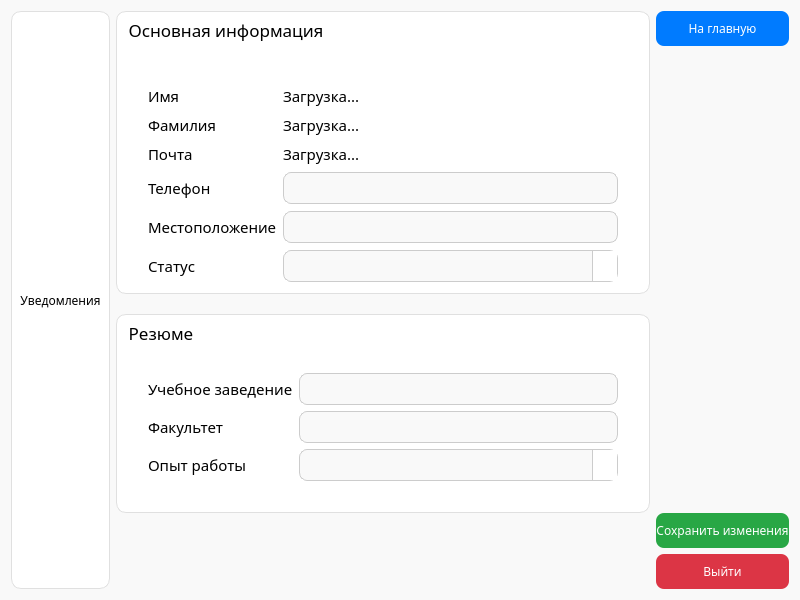
<?xml version="1.0" encoding="UTF-8"?>
<ui version="4.0">
 <class>ProfilePageForEmployer</class>
 <widget class="QWidget" name="ProfilePageForEmployer">
  <property name="geometry">
   <rect>
    <x>0</x>
    <y>0</y>
    <width>800</width>
    <height>600</height>
   </rect>
  </property>
  <property name="windowTitle">
   <string>Form</string>
  </property>
  <property name="styleSheet">
   <string notr="true">QWidget {
	
	background-color: rgb(249, 249, 249);
}</string>
  </property>
  <layout class="QGridLayout" name="gridLayout_4">
   <item row="0" column="0">
    <layout class="QGridLayout" name="gridLayout_3">
     <item row="0" column="0">
      <widget class="QWidget" name="notificationsWidget" native="true">
       <property name="styleSheet">
        <string notr="true">QWidget {
    border: 1px solid #e0e0e0;
	border-radius: 10px;
    background-color: white;
}
</string>
       </property>
       <layout class="QVBoxLayout" name="verticalLayout">
        <item>
         <spacer name="verticalSpacer_2">
          <property name="orientation">
           <enum>Qt::Orientation::Vertical</enum>
          </property>
          <property name="sizeHint" stdset="0">
           <size>
            <width>20</width>
            <height>40</height>
           </size>
          </property>
         </spacer>
        </item>
        <item>
         <widget class="QLabel" name="notificationsLabel">
          <property name="font">
           <font>
            <family>Golos Text</family>
           </font>
          </property>
          <property name="styleSheet">
           <string notr="true">QLabel {
	border: none;
	color: black;
}</string>
          </property>
          <property name="text">
           <string>Уведомления</string>
          </property>
          <property name="alignment">
           <set>Qt::AlignmentFlag::AlignCenter</set>
          </property>
         </widget>
        </item>
        <item>
         <spacer name="verticalSpacer">
          <property name="orientation">
           <enum>Qt::Orientation::Vertical</enum>
          </property>
          <property name="sizeHint" stdset="0">
           <size>
            <width>20</width>
            <height>40</height>
           </size>
          </property>
         </spacer>
        </item>
       </layout>
      </widget>
     </item>
     <item row="0" column="1">
      <layout class="QVBoxLayout" name="verticalLayout_4">
       <property name="spacing">
        <number>20</number>
       </property>
       <item>
        <widget class="QGroupBox" name="basicInfoGroup">
         <property name="font">
          <font>
           <family>Golos Text Medium</family>
           <pointsize>13</pointsize>
          </font>
         </property>
         <property name="styleSheet">
          <string notr="true">QGroupBox::title {
	color: black;
    left: 10px;
    top: 7px;
}
QGroupBox {
    border: 1px solid #e0e0e0;
	border-radius: 10px;
    background-color: white;
}
</string>
         </property>
         <property name="title">
          <string>Основная информация</string>
         </property>
         <layout class="QGridLayout" name="gridLayout">
          <item row="1" column="1">
           <layout class="QFormLayout" name="formLayout">
            <property name="verticalSpacing">
             <number>7</number>
            </property>
            <item row="0" column="0">
             <widget class="QLabel" name="nameLabel">
              <property name="font">
               <font>
                <family>Golos Text</family>
                <pointsize>11</pointsize>
               </font>
              </property>
              <property name="styleSheet">
               <string notr="true">QLabel {
	color: black;
	background-color: rgb(255, 255, 255);
}</string>
              </property>
              <property name="text">
               <string>Имя</string>
              </property>
             </widget>
            </item>
            <item row="0" column="1">
             <widget class="QLabel" name="nameEdit">
              <property name="font">
               <font>
                <family>Golos Text</family>
                <pointsize>11</pointsize>
               </font>
              </property>
              <property name="styleSheet">
               <string notr="true">QLabel {
	color: black;
	background-color: rgb(255, 255, 255);
}</string>
              </property>
              <property name="text">
               <string>Загрузка...</string>
              </property>
             </widget>
            </item>
            <item row="1" column="0">
             <widget class="QLabel" name="surnameLabel">
              <property name="font">
               <font>
                <family>Golos Text</family>
                <pointsize>11</pointsize>
               </font>
              </property>
              <property name="styleSheet">
               <string notr="true">QLabel {
	color: black;
	background-color: rgb(255, 255, 255);
}</string>
              </property>
              <property name="text">
               <string>Фамилия</string>
              </property>
             </widget>
            </item>
            <item row="2" column="0">
             <widget class="QLabel" name="emailLabel">
              <property name="font">
               <font>
                <family>Golos Text</family>
                <pointsize>11</pointsize>
               </font>
              </property>
              <property name="styleSheet">
               <string notr="true">QLabel {
	color: black;
	background-color: rgb(255, 255, 255);
}</string>
              </property>
              <property name="text">
               <string>Почта</string>
              </property>
             </widget>
            </item>
            <item row="2" column="1">
             <widget class="QLabel" name="emailEdit">
              <property name="font">
               <font>
                <family>Golos Text</family>
                <pointsize>11</pointsize>
               </font>
              </property>
              <property name="styleSheet">
               <string notr="true">QLabel {
	color: black;
	background-color: rgb(255, 255, 255);
}</string>
              </property>
              <property name="text">
               <string>Загрузка...</string>
              </property>
             </widget>
            </item>
            <item row="3" column="0">
             <widget class="QLabel" name="phoneLabel">
              <property name="font">
               <font>
                <family>Golos Text</family>
                <pointsize>11</pointsize>
               </font>
              </property>
              <property name="styleSheet">
               <string notr="true">QLabel {
	color: black;
	background-color: rgb(255, 255, 255);
}</string>
              </property>
              <property name="text">
               <string>Телефон</string>
              </property>
             </widget>
            </item>
            <item row="3" column="1">
             <widget class="QLineEdit" name="phoneEdit">
              <property name="sizePolicy">
               <sizepolicy hsizetype="Expanding" vsizetype="Fixed">
                <horstretch>0</horstretch>
                <verstretch>0</verstretch>
               </sizepolicy>
              </property>
              <property name="minimumSize">
               <size>
                <width>0</width>
                <height>0</height>
               </size>
              </property>
              <property name="styleSheet">
               <string notr="true">QLineEdit {
    border: 1px solid #ccc;
    border-radius: 8px;
    padding: 6px 12px;
    background-color: #f9f9f9;
    font-size: 14px;
color: black;
}</string>
              </property>
             </widget>
            </item>
            <item row="4" column="0">
             <widget class="QLabel" name="placeLabel">
              <property name="font">
               <font>
                <family>Golos Text</family>
                <pointsize>11</pointsize>
               </font>
              </property>
              <property name="styleSheet">
               <string notr="true">QLabel {
	color: black;
	background-color: rgb(255, 255, 255);
}</string>
              </property>
              <property name="text">
               <string>Местоположение</string>
              </property>
             </widget>
            </item>
            <item row="4" column="1">
             <widget class="QLineEdit" name="placeEdit">
              <property name="styleSheet">
               <string notr="true">QLineEdit {
    border: 1px solid #ccc;
    border-radius: 8px;
    padding: 6px 12px;
    background-color: #f9f9f9;
    font-size: 14px;
color: black;
}</string>
              </property>
             </widget>
            </item>
            <item row="5" column="0">
             <widget class="QLabel" name="statusLabel">
              <property name="font">
               <font>
                <family>Golos Text</family>
                <pointsize>11</pointsize>
               </font>
              </property>
              <property name="styleSheet">
               <string notr="true">QLabel {
	color: black;
	background-color: rgb(255, 255, 255);
}</string>
              </property>
              <property name="text">
               <string>Статус</string>
              </property>
             </widget>
            </item>
            <item row="5" column="1">
             <widget class="QComboBox" name="statusCombo">
              <property name="styleSheet">
               <string notr="true">QComboBox {
    border: 1px solid #ccc;
    border-radius: 8px;
    padding: 6px 12px;
    background-color: #f9f9f9;
    font-size: 14px;
	color: black;
}
QComboBox QAbstractItemView {
    background-color: white;
    color: black;
    selection-background-color: white;
    selection-color: black;
    border: 1px solid #ccc;
    font-size: 14px;

}
QComboBox::down-arrow {
    
	image: url(:/caret-down.png);
    width: 12px;
    height: 12px;
background-color: white;
}
QComboBox::drop-down {
    subcontrol-origin: padding;
    subcontrol-position: top right;
    width: 24px;
    border-left: 1px solid #ccc;
background-color: white;
}</string>
              </property>
             </widget>
            </item>
            <item row="1" column="1">
             <widget class="QLabel" name="surnameEdit">
              <property name="font">
               <font>
                <family>Golos Text</family>
                <pointsize>11</pointsize>
               </font>
              </property>
              <property name="styleSheet">
               <string notr="true">QLabel {
	color: black;
	background-color: rgb(255, 255, 255);
}</string>
              </property>
              <property name="text">
               <string>Загрузка...</string>
              </property>
             </widget>
            </item>
           </layout>
          </item>
          <item row="1" column="0">
           <spacer name="horizontalSpacer">
            <property name="orientation">
             <enum>Qt::Orientation::Horizontal</enum>
            </property>
            <property name="sizeType">
             <enum>QSizePolicy::Policy::Fixed</enum>
            </property>
            <property name="sizeHint" stdset="0">
             <size>
              <width>20</width>
              <height>20</height>
             </size>
            </property>
           </spacer>
          </item>
          <item row="0" column="1">
           <spacer name="verticalSpacer_3">
            <property name="orientation">
             <enum>Qt::Orientation::Vertical</enum>
            </property>
            <property name="sizeType">
             <enum>QSizePolicy::Policy::Fixed</enum>
            </property>
            <property name="sizeHint" stdset="0">
             <size>
              <width>20</width>
              <height>35</height>
             </size>
            </property>
           </spacer>
          </item>
          <item row="1" column="2">
           <spacer name="horizontalSpacer_2">
            <property name="orientation">
             <enum>Qt::Orientation::Horizontal</enum>
            </property>
            <property name="sizeType">
             <enum>QSizePolicy::Policy::Fixed</enum>
            </property>
            <property name="sizeHint" stdset="0">
             <size>
              <width>20</width>
              <height>20</height>
             </size>
            </property>
           </spacer>
          </item>
         </layout>
        </widget>
       </item>
       <item>
        <widget class="QGroupBox" name="resumeGroup">
         <property name="sizePolicy">
          <sizepolicy hsizetype="Preferred" vsizetype="Preferred">
           <horstretch>0</horstretch>
           <verstretch>0</verstretch>
          </sizepolicy>
         </property>
         <property name="minimumSize">
          <size>
           <width>0</width>
           <height>0</height>
          </size>
         </property>
         <property name="maximumSize">
          <size>
           <width>100000</width>
           <height>10000</height>
          </size>
         </property>
         <property name="font">
          <font>
           <family>Golos Text Medium</family>
           <pointsize>13</pointsize>
          </font>
         </property>
         <property name="styleSheet">
          <string notr="true">QGroupBox::title {
	color: black;
    left: 10px;
    top: 7px;
}
QGroupBox {
    border: 1px solid #e0e0e0;
	border-radius: 10px;
    background-color: white;
}
</string>
         </property>
         <property name="title">
          <string>Резюме</string>
         </property>
         <layout class="QGridLayout" name="gridLayout_2">
          <item row="2" column="1">
           <spacer name="verticalSpacer_5">
            <property name="orientation">
             <enum>Qt::Orientation::Vertical</enum>
            </property>
            <property name="sizeType">
             <enum>QSizePolicy::Policy::Fixed</enum>
            </property>
            <property name="sizeHint" stdset="0">
             <size>
              <width>20</width>
              <height>20</height>
             </size>
            </property>
           </spacer>
          </item>
          <item row="0" column="1">
           <spacer name="verticalSpacer_4">
            <property name="orientation">
             <enum>Qt::Orientation::Vertical</enum>
            </property>
            <property name="sizeType">
             <enum>QSizePolicy::Policy::Fixed</enum>
            </property>
            <property name="sizeHint" stdset="0">
             <size>
              <width>20</width>
              <height>20</height>
             </size>
            </property>
           </spacer>
          </item>
          <item row="1" column="0">
           <spacer name="horizontalSpacer_3">
            <property name="orientation">
             <enum>Qt::Orientation::Horizontal</enum>
            </property>
            <property name="sizeType">
             <enum>QSizePolicy::Policy::Fixed</enum>
            </property>
            <property name="sizeHint" stdset="0">
             <size>
              <width>20</width>
              <height>20</height>
             </size>
            </property>
           </spacer>
          </item>
          <item row="1" column="1">
           <layout class="QHBoxLayout" name="horizontalLayout">
            <item>
             <layout class="QVBoxLayout" name="verticalLayout_2">
              <item>
               <widget class="QLabel" name="universityLabel">
                <property name="font">
                 <font>
                  <family>Golos Text</family>
                  <pointsize>11</pointsize>
                 </font>
                </property>
                <property name="styleSheet">
                 <string notr="true">QLabel {
	color: black;
	background-color: rgb(255, 255, 255);
}</string>
                </property>
                <property name="text">
                 <string>Учебное заведение</string>
                </property>
               </widget>
              </item>
              <item>
               <widget class="QLabel" name="facultyLabel">
                <property name="font">
                 <font>
                  <family>Golos Text</family>
                  <pointsize>11</pointsize>
                 </font>
                </property>
                <property name="styleSheet">
                 <string notr="true">QLabel {
	color: black;
	background-color: rgb(255, 255, 255);
}</string>
                </property>
                <property name="text">
                 <string>Факультет</string>
                </property>
               </widget>
              </item>
              <item>
               <widget class="QLabel" name="experienceLabel">
                <property name="font">
                 <font>
                  <family>Golos Text</family>
                  <pointsize>11</pointsize>
                 </font>
                </property>
                <property name="styleSheet">
                 <string notr="true">QLabel {
	color: black;
	background-color: rgb(255, 255, 255);
}</string>
                </property>
                <property name="text">
                 <string>Опыт работы</string>
                </property>
               </widget>
              </item>
             </layout>
            </item>
            <item>
             <layout class="QVBoxLayout" name="verticalLayout_3">
              <item>
               <widget class="QLineEdit" name="universityEdit">
                <property name="styleSheet">
                 <string notr="true">QLineEdit {
    border: 1px solid #ccc;
    border-radius: 8px;
    padding: 6px 12px;
    background-color: #f9f9f9;
    font-size: 14px;
color: black;
}</string>
                </property>
               </widget>
              </item>
              <item>
               <widget class="QLineEdit" name="facultyEdit">
                <property name="styleSheet">
                 <string notr="true">QLineEdit {
    border: 1px solid #ccc;
    border-radius: 8px;
    padding: 6px 12px;
    background-color: #f9f9f9;
    font-size: 14px;
color: black;
}</string>
                </property>
               </widget>
              </item>
              <item>
               <widget class="QComboBox" name="experinceCombo">
                <property name="styleSheet">
                 <string notr="true">QComboBox {
    border: 1px solid #ccc;
    border-radius: 8px;
    padding: 6px 12px;
    background-color: #f9f9f9;
    font-size: 14px;
	color: black;
}
QComboBox QAbstractItemView {
    background-color: white;
    color: black;
    selection-background-color: white;
    selection-color: black;
    border: 1px solid #ccc;
    font-size: 14px;

}
QComboBox::down-arrow {
    
	image: url(:/caret-down.png);
    width: 12px;
    height: 12px;
background-color: white;
}
QComboBox::drop-down {
    subcontrol-origin: padding;
    subcontrol-position: top right;
    width: 24px;
    border-left: 1px solid #ccc;
background-color: white;
}</string>
                </property>
               </widget>
              </item>
             </layout>
            </item>
           </layout>
          </item>
          <item row="1" column="2">
           <spacer name="horizontalSpacer_4">
            <property name="orientation">
             <enum>Qt::Orientation::Horizontal</enum>
            </property>
            <property name="sizeType">
             <enum>QSizePolicy::Policy::Fixed</enum>
            </property>
            <property name="sizeHint" stdset="0">
             <size>
              <width>20</width>
              <height>20</height>
             </size>
            </property>
           </spacer>
          </item>
         </layout>
        </widget>
       </item>
       <item>
        <spacer name="verticalSpacer_6">
         <property name="orientation">
          <enum>Qt::Orientation::Vertical</enum>
         </property>
         <property name="sizeHint" stdset="0">
          <size>
           <width>20</width>
           <height>40</height>
          </size>
         </property>
        </spacer>
       </item>
      </layout>
     </item>
     <item row="0" column="2">
      <layout class="QVBoxLayout" name="verticalLayout_5">
       <item>
        <widget class="QPushButton" name="homepagePB">
         <property name="minimumSize">
          <size>
           <width>0</width>
           <height>35</height>
          </size>
         </property>
         <property name="font">
          <font>
           <family>Golos Text</family>
          </font>
         </property>
         <property name="styleSheet">
          <string notr="true">QPushButton {
    background-color: #007bff;
    color: white;
    border: none;
    border-radius: 8px;
}

QPushButton:hover {
    background-color: #005ecb;
}</string>
         </property>
         <property name="text">
          <string>На главную</string>
         </property>
        </widget>
       </item>
       <item>
        <spacer name="verticalSpacer_7">
         <property name="orientation">
          <enum>Qt::Orientation::Vertical</enum>
         </property>
         <property name="sizeHint" stdset="0">
          <size>
           <width>20</width>
           <height>40</height>
          </size>
         </property>
        </spacer>
       </item>
       <item>
        <widget class="QPushButton" name="saveButton">
         <property name="minimumSize">
          <size>
           <width>0</width>
           <height>35</height>
          </size>
         </property>
         <property name="maximumSize">
          <size>
           <width>16777215</width>
           <height>35</height>
          </size>
         </property>
         <property name="font">
          <font>
           <family>Golos Text</family>
          </font>
         </property>
         <property name="styleSheet">
          <string notr="true">QPushButton {
    background-color: #28a745;
    color: white;
    border: none;
    border-radius: 8px;
}

QPushButton:hover {
    background-color: #218838; /* затемнение */
}</string>
         </property>
         <property name="text">
          <string>Сохранить изменения</string>
         </property>
        </widget>
       </item>
       <item>
        <widget class="QPushButton" name="logoutPB">
         <property name="minimumSize">
          <size>
           <width>0</width>
           <height>35</height>
          </size>
         </property>
         <property name="font">
          <font>
           <family>Golos Text</family>
          </font>
         </property>
         <property name="styleSheet">
          <string notr="true">QPushButton {
    background-color: #dc3545;
    color: white;
    border: none;
    border-radius: 8px;
}
QPushButton:hover {
    background-color: #c82333; /* затемнение */
}</string>
         </property>
         <property name="text">
          <string>Выйти</string>
         </property>
        </widget>
       </item>
      </layout>
     </item>
    </layout>
   </item>
  </layout>
 </widget>
 <resources/>
 <connections/>
</ui>
